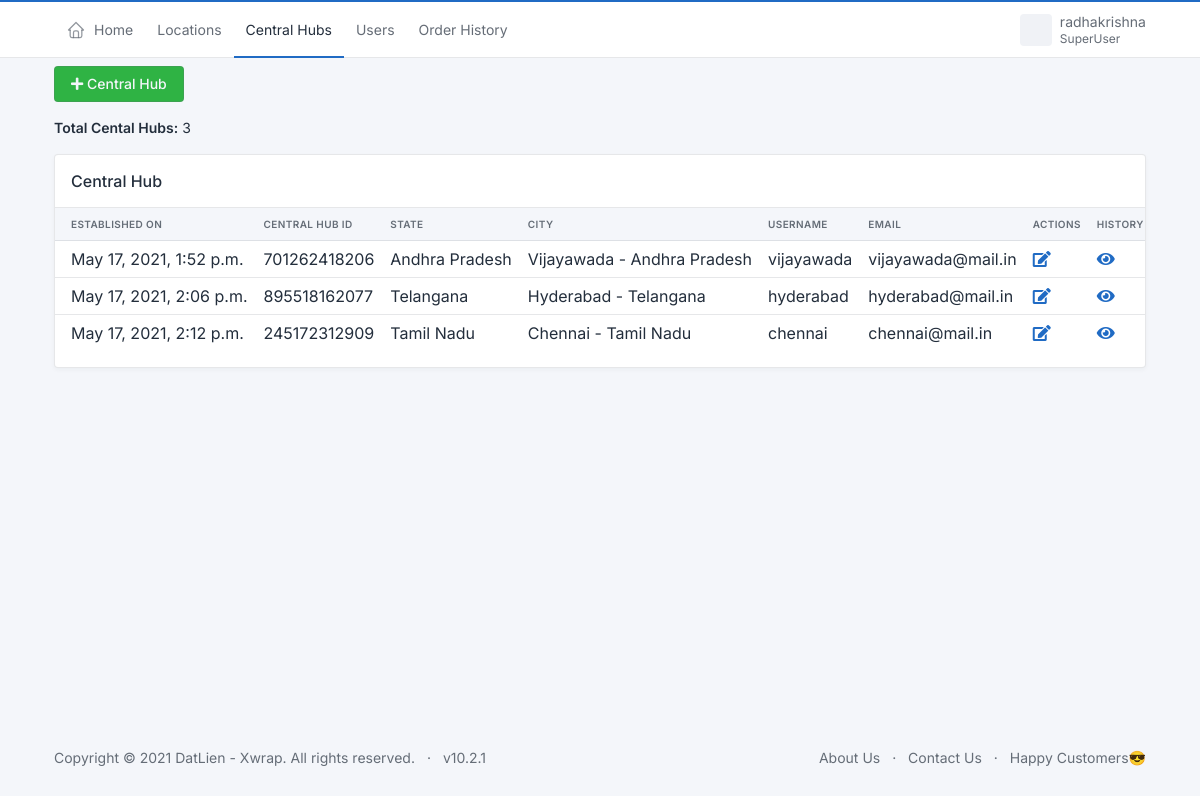
/datlien_admin/viewCentralHubs/ (signed in), run on an earlier commit of the app's database.
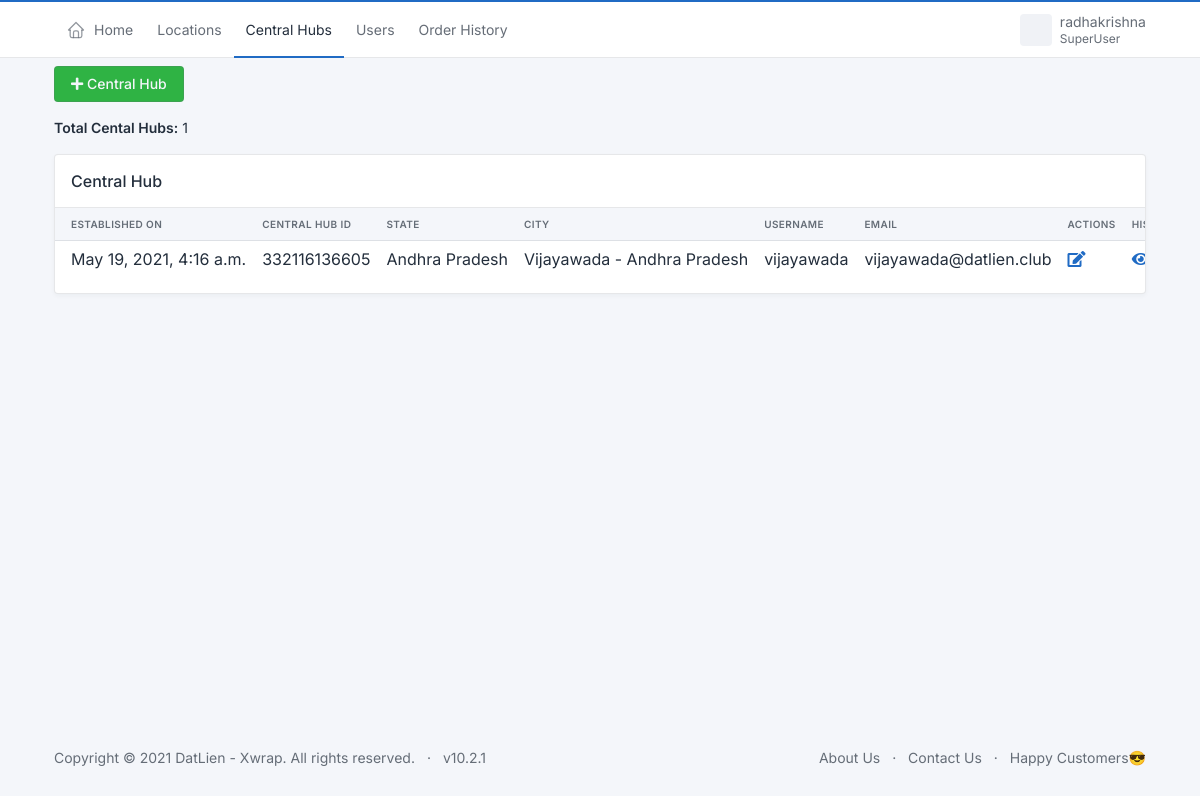
And on a later commit of the database.
### datlien/models.py (models this page shows, shortened)
class CentralHub(RandomIDModel):
    state = models.ForeignKey(State,on_delete=models.CASCADE,related_name='+')
    city = models.ForeignKey(City,on_delete=models.CASCADE,related_name='+')
    username = models.CharField(max_length=20)
    password = models.CharField(max_length=20)
    email = models.EmailField()
    address = models.CharField(max_length=100)
    base_fare = models.DecimalField(max_digits=9,decimal_places=2,default=0)
    created_on = models.DateTimeField(auto_now_add=True)
    updated_on = models.DateTimeField(auto_now=True)

class State(RandomIDModel):
    name = models.CharField(max_length=50)
    def __str__(self):
        return self.name

class City(RandomIDModel):
    state = models.ForeignKey(State,on_delete=models.CASCADE,related_name='+')
    city = models.CharField(max_length=20)
    created_on = models.DateTimeField(auto_now_add=True)
    updated_on = models.DateTimeField(auto_now=True)
    def __str__(self):
        return f"{self.city} - {self.state}"

### datlien/views.py (the view)
# urls.py: path('viewCentralHubs/', views.viewCentralHubs, name='viewCentralHubs'),
@login_required(login_url="login/")
def viewCentralHubs(request):
    central_hubs = CentralHub.objects.all()
    username = request.user.get_username()
    superuser = request.user.is_superuser
    return render(request, "datlien/viewCentralHubs.html",{
        'username':username,
        'central_hubs':central_hubs,
        'superuser':superuser,
    })

### datlien/templates/datlien/viewCentralHubs.html (shortened to what this page needs)
{% extends "datlien/base.html" %}
{% block 'header' %}
<header class="navbar navbar-expand-md navbar-light d-print-none">
    <div class="container-xl">
      <div class="navbar-nav flex-row order-md-last">
        <div class="nav-item dropdown">
          <a href="#" class="nav-link d-flex lh-1 text-reset p-0" data-bs-toggle="dropdown" aria-label="Open user menu">
            <span class="avatar avatar-sm" style="background-image: url(../../../static/static/avatars/000m.jpg)"></span>
            <div class="d-none d-xl-block ps-2">
              <div>{{username}}</div>
              <div class="mt-1 small text-muted">{% if superuser %}SuperUser{% else %}Staff{% endif %}</div>
            </div>
          </a>
        </div>
      </div>
      <div class="collapse navbar-collapse" id="navbar-menu">
        <div class="d-flex flex-column flex-md-row flex-fill align-items-stretch align-items-md-center">
          <ul class="navbar-nav">
            <li class="nav-item">
                <a class="nav-link" href="{% url 'home' %}" >
                  <span class="nav-link-icon d-md-none d-lg-inline-block">
                  </span>
                  <span class="nav-link-title">
                    Home
                  </span>
                </a>
            </li>
            {% if superuser %}
              <li class="nav-item">
                <a class="nav-link" href="{% url 'viewStates' %}">Locations</a>
              </li>
              <li class="nav-item active">
                <a class="nav-link" href="{% url 'viewCentralHubs' %}">Central Hubs</a>
              </li>
              <li class="nav-item">
                <a class="nav-link" href="{% url 'users' %}">Users</a>
              </li>
              <li class="nav-item">
                <a class="nav-link" href="{% url 'orders_history' %}">Order History</a>
              </li>
            {% endif %}
          </ul>
        </div>
      </div>
    </div>
</header>
{% endblock %}
{% block 'body' %}
{% load widget_tweaks %}
<div class="container mt-2 mb-2">
    <a class="btn btn-success" href="{% url 'addCentralHub' %}"> <i class="fa fa-plus"></i>&nbsp;Central Hub</a>
</div>
<div class="container mt-2 mb-2">
    {% if central_hubs %}
        <b>Total Cental Hubs:</b> {{central_hubs.count}}
    {% endif %}
</div>
<div class="container mt-2 mb-2">
  <div class="col-12">
    <div class="card">
      <div class="card-header">
        <h3 class="card-title">Central Hub</h3>
      </div>
      <div class="table-responsive">
        <table class="table card-table table-vcenter text-nowrap datatable">
          <thead>
            <tr>
                <th>Established On</th>
                <th>Central Hub Id</th>
                <th>State</th>
                <th>City</th>
                <th>Username</th>
                <th>Email</th>
                <th>Actions</th>
                <th>History</th>
            </tr>
          </thead>
          <tbody>
            {% for central_hub in central_hubs %}
            <tr>
                <td>{{central_hub.created_on}}</td>
                <td>{{central_hub.id}}</td>
                <td>{{central_hub.state}}</td>
                <td>{{central_hub.city}}</td>
                <td>{{central_hub.username}}</td>
                <td>{{central_hub.email}}</td>
                <td>
                    <a href="{% url 'editCentralHub' central_hub.username %}"> <i class="fa fa-edit"></i> </a>
                </td>
                <td>
                    <a href="{% url 'c_hub_history' central_hub.id %}"> <i class="fas fa-eye"></i> </a>
                </td>
            </tr>
            {% endfor %}
          </tbody>
        </table>
      </div>
    </div>
  </div>
</div>
{% endblock %}

What changed in the data, as far as the page shows it:
removed CentralHub: created_on "May 17, 2021, 1:52 p.m.", id "701262418206", state "Andhra Pradesh", city "Vijayawada - Andhra Pradesh", username "vijayawada", email "vijayawada@mail.in"
removed CentralHub: created_on "May 17, 2021, 2:06 p.m.", id "895518162077", state "Telangana", city "Hyderabad - Telangana", username "hyderabad", email "hyderabad@mail.in"
removed CentralHub: created_on "May 17, 2021, 2:12 p.m.", id "245172312909", state "Tamil Nadu", city "Chennai - Tamil Nadu", username "chennai", email "chennai@mail.in"
added CentralHub: created_on "May 19, 2021, 4:16 a.m.", id "332116136605", state "Andhra Pradesh", city "Vijayawada - Andhra Pradesh", username "vijayawada", email "vijayawada@datlien.club"
Also different on the page:
{{ central_hubs.count }}: "3" → "1"
